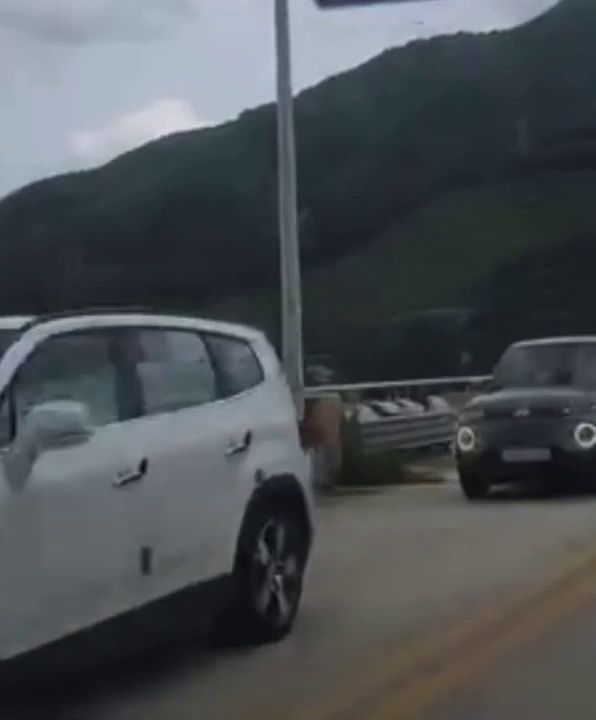
#> input picture frame 23 of ai1/videos/test2.mp4, 596 x 720 px
$ python label_ground_truth.py
#> lines starting #> are read from the running program, lines starting #| are printed output that depends on the picture
import csv
import os
import cv2


VIDEO_PATH = "ai1/videos/test2.mp4"
OUTPUT_PATH = "evaluation/ground_truth/events.csv"

video_name = os.path.basename(VIDEO_PATH)

cap = cv2.VideoCapture(VIDEO_PATH)

if not cap.isOpened():
    raise RuntimeError(f"영상을 열 수 없습니다: {VIDEO_PATH}")

fps = cap.get(cv2.CAP_PROP_FPS)

# 영상 전체 길이 계산
total_frames = int(
    cap.get(cv2.CAP_PROP_FRAME_COUNT)
)

video_duration = (
    total_frames / fps
)

event_start = None
event_id = 1


def save_event(start_sec, end_sec):
    global event_id

    with open(
        OUTPUT_PATH,
        "a",
        newline="",
        encoding="utf-8",
    ) as f:
        writer = csv.writer(f)

        writer.writerow([
            video_name,
            event_id,
            round(start_sec, 2),
            round(end_sec, 2),
            1,
            "위험 상황",
        ])

    print(
        f"[GT 저장] "
        f"{video_name} / event {event_id} / "
        f"{start_sec:.2f}s ~ {end_sec:.2f}s"
    )

    event_id += 1


print(
    f"[영상] {video_name} / "
    f"길이 {video_duration:.2f}s"
)

print(
    "[조작] "
    "S=위험 시작 / "
    "E=위험 종료 / "
    "SPACE=일시정지 / "
    "Q=종료"
)


while True:

    ret, frame = cap.read()
#> frame is the input picture: shape (720, 596, 3); mean B, G, R 84.4, 80.9, 75.6

    if not ret:
        break

    current_frame = int(
        cap.get(cv2.CAP_PROP_POS_FRAMES)
    )

    current_sec = (
        current_frame / fps
    )

    status = (
        "DANGER LABELING"
        if event_start is not None
        else "SAFE"
    )

    cv2.putText(
        frame,
        f"{current_sec:.2f}s",
        (20, 40),
        cv2.FONT_HERSHEY_SIMPLEX,
        1,
        (255, 255, 255),
        2,
    )

    cv2.putText(
        frame,
        status,
        (20, 80),
        cv2.FONT_HERSHEY_SIMPLEX,
        1,
        (0, 0, 255)
        if event_start is not None
        else (0, 255, 0),
        2,
    )
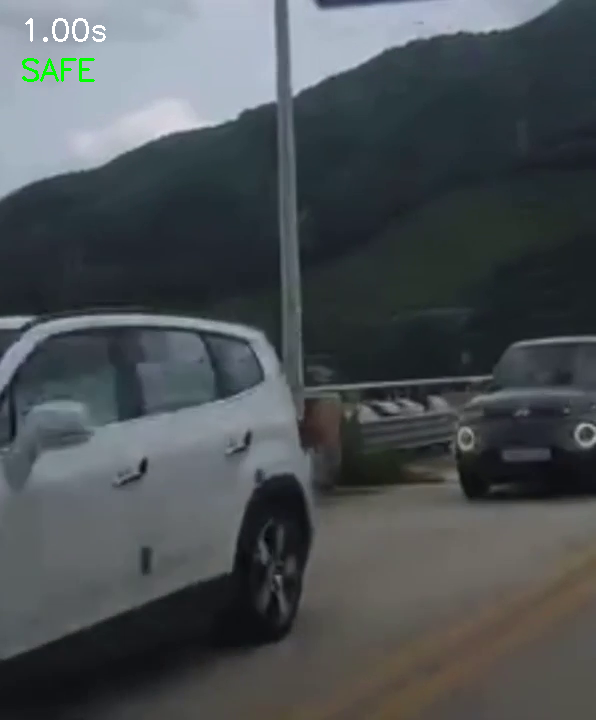
#> frame: shape (720, 596, 3); mean B, G, R 84.2, 81.1, 75.5

    cv2.imshow(
        "Ground Truth Labeler",
        frame,
    )

    key = cv2.waitKey(
        max(1, int(1000 / fps))
    ) & 0xFF
#> (key e is pressed here)

    # S = 위험 구간 시작
    if key == ord("s"):

        if event_start is None:

            event_start = current_sec

            print(
                f"[위험 시작] "
                f"{event_start:.2f}s"
            )

    # E = 위험 구간 종료
    elif key == ord("e"):

        if event_start is not None:

            save_event(
                event_start,
                current_sec,
            )

            event_start = None

    # SPACE = 일시정지
    elif key == ord(" "):

        print(
            f"[PAUSE] "
            f"{current_sec:.2f}s"
        )

        while True:

            pause_key = (
                cv2.waitKey(0)
                & 0xFF
            )

            if pause_key == ord(" "):
                break

            if pause_key == ord("q"):

                cap.release()
                cv2.destroyAllWindows()

                raise SystemExit

    # Q = 종료
    elif key == ord("q"):
        break


# ============================================================
# 영상 끝까지 위험 상태가 유지된 경우 자동 저장
# ============================================================

if event_start is not None:

    save_event(
        event_start,
        video_duration,
    )

    print(
        "[GT] 위험 상태가 영상 끝까지 유지되어 "
        "마지막 프레임까지 자동 저장했습니다."
    )


cap.release()
cv2.destroyAllWindows()

$ run again, starting later in the video
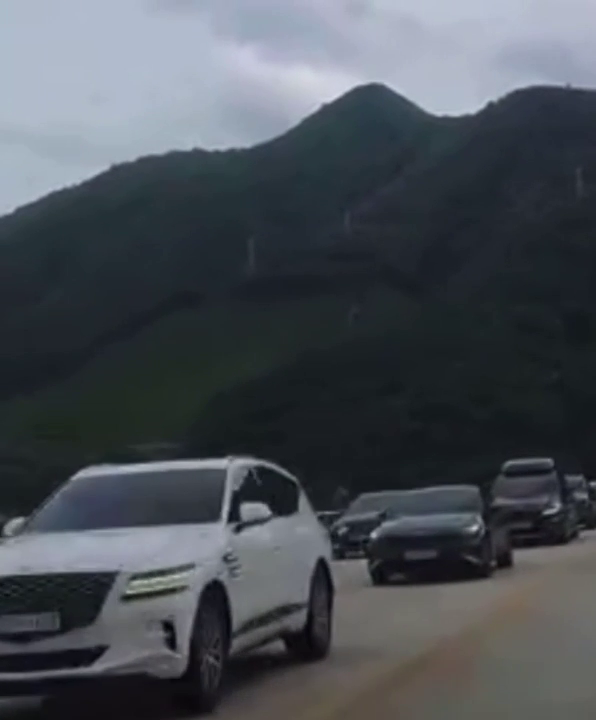
#> input picture frame 105 of ai1/videos/test2.mp4, 596 x 720 px
#> frame is the input picture: shape (720, 596, 3); mean B, G, R 85.6, 79.2, 73.8
#> `cv2.putText( frame, status, (20, 80), cv2.FONT_HERSHEY_SIMPLEX, 1, (0,..`:
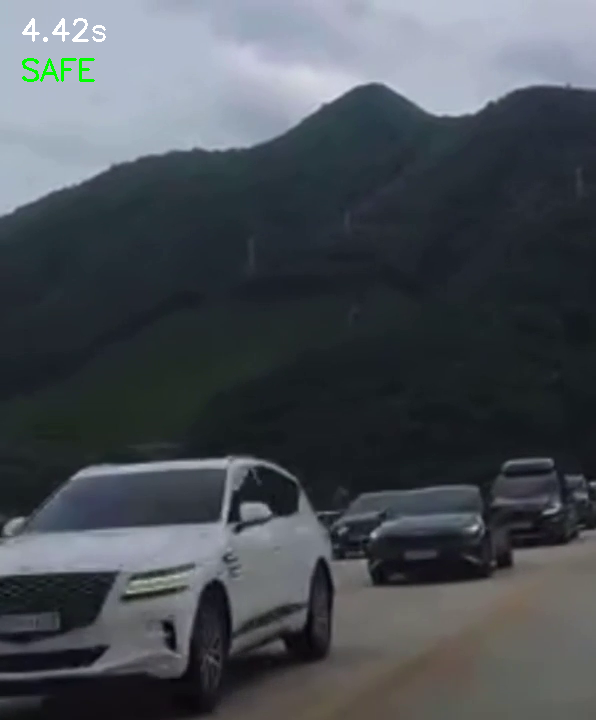
#> frame: shape (720, 596, 3); mean B, G, R 85.4, 79.4, 73.7

$ run again, starting later in the video
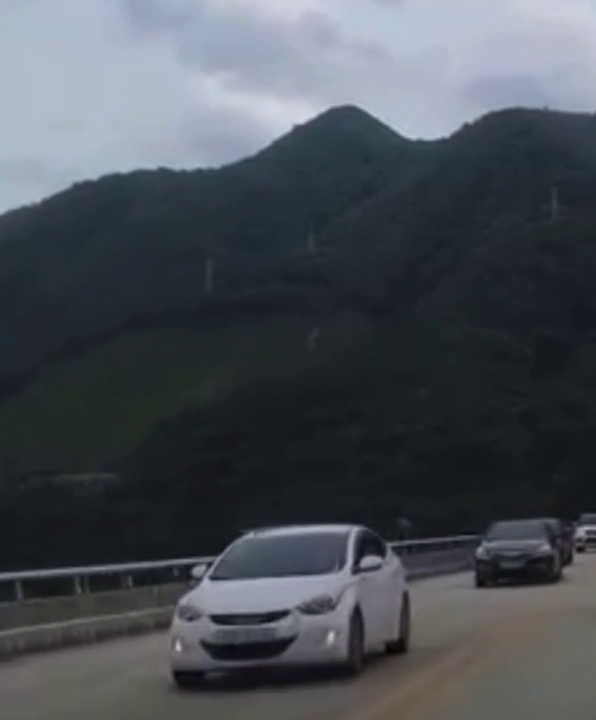
#> input picture frame 187 of ai1/videos/test2.mp4, 596 x 720 px
#> frame is the input picture: shape (720, 596, 3); mean B, G, R 85.4, 78.7, 73.4
#> `cv2.putText( frame, status, (20, 80), cv2.FONT_HERSHEY_SIMPLEX, 1, (0,..`:
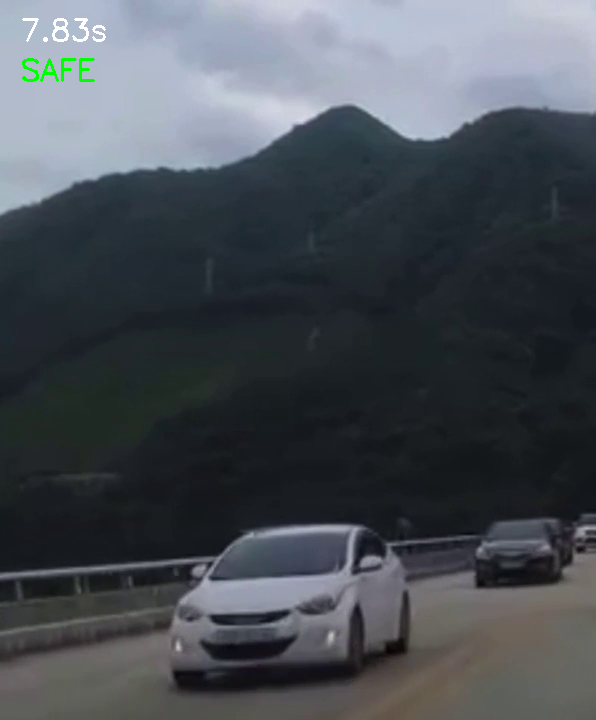
#> frame: shape (720, 596, 3); mean B, G, R 85.2, 78.9, 73.3
